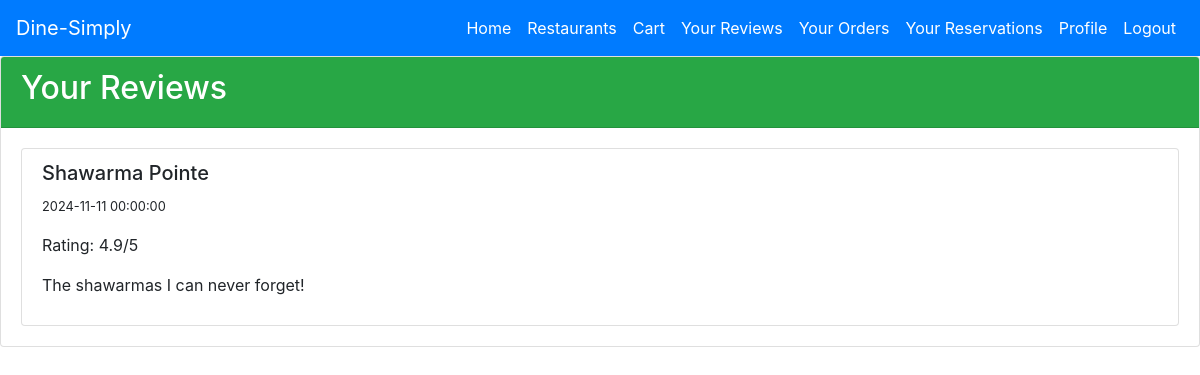
The app's page /reviews_overall (signed in) with its own data.
### tables this page shows
CREATE TABLE Review (
    ReviewID INTEGER PRIMARY KEY AUTOINCREMENT,
    UserID INT,
    RestaurantID INT,
    Rating DOUBLE,
    Comment TEXT,
    DatePosted DATETIME,
    FOREIGN KEY (UserID) REFERENCES User(UserID),
    FOREIGN KEY (RestaurantID) REFERENCES Restaurant(RestaurantID)
);

CREATE TABLE "Restaurant" (
    RestaurantID INTEGER PRIMARY KEY AUTOINCREMENT,
    Name VARCHAR(100) NOT NULL,
    Address VARCHAR(255),
    City VARCHAR(100),
    State VARCHAR(50),
    ZipCode VARCHAR(10),
    Website VARCHAR(255),
    Rating DOUBLE,
    CuisineType VARCHAR(50),
    Longitude DOUBLE,
    Latitude DOUBLE,
    NumberOfTables INT,
    MaxPeoplePerTable INT
);

### app.py (the view)
@app.route('/reviews_overall')
@login_required
def reviews_overall():
    conn = get_db_connection()
    reviews = conn.execute('''
        SELECT Name, DatePosted, Review.Rating, Comment
        FROM Review
        JOIN Restaurant ON Review.RestaurantID = Restaurant.RestaurantID
        WHERE UserID = ?
        ORDER BY datetime(DatePosted) DESC
    ''', (current_user.id,)).fetchall()
    conn.close()
    return render_template('reviews_overall.html', reviews=reviews)

### app.py (called while the page is built)
def get_db_connection():
    conn = sqlite3.connect(db_path)
    conn.row_factory = sqlite3.Row
    return conn

@login_manager.user_loader
def load_user(user_id):
    return User.get(user_id)

def format_datetime(value):
    try:
        dt = datetime.fromisoformat(value)
        return dt.strftime("%Y-%m-%d %H:%M:%S")
    except ValueError:
        return value  # Return the original value if parsing fails

    @staticmethod
    def get(user_id):
        conn = get_db_connection()
        user = conn.execute('SELECT * FROM User WHERE UserID = ?', (user_id,)).fetchone()
        conn.close()
        if user:
            return User(*user)
        return None

### templates/reviews_overall.html (shortened to what this page needs)
<!DOCTYPE html>
<html lang="en">
<head>
    <link rel="stylesheet" href="https://stackpath.bootstrapcdn.com/bootstrap/4.5.0/css/bootstrap.min.css">
</head>
<body>
    {% include 'navbar_customer.html' %}
    <div class="card">
        <div class="card-header bg-success text-white">
            <h2>Your Reviews</h2>
        </div>
        <div class="card-body">
            {% if reviews %}
                <div class="list-group">
                    {% for review in reviews %}
                        <div class="list-group-item">
                            <h5>{{ review['Name'] }}</h5>
                            <p><small>{{ review['DatePosted']|format_datetime }}</small></p>
                            <p>Rating: {{ review['Rating'] }}/5</p>
                            <p>{{ review['Comment'] }}</p>
                        </div>
                    {% endfor %}
                </div>
            {% else %}
                <p>You have not submitted any reviews yet.</p>
            {% endif %}
        </div>
    </div>
</body>
</html>

### records on screen
Review: Name "Shawarma Pointe", DatePosted "2024-11-11 00:00:00", Rating "4.9", Comment "The shawarmas I can never forget!"
